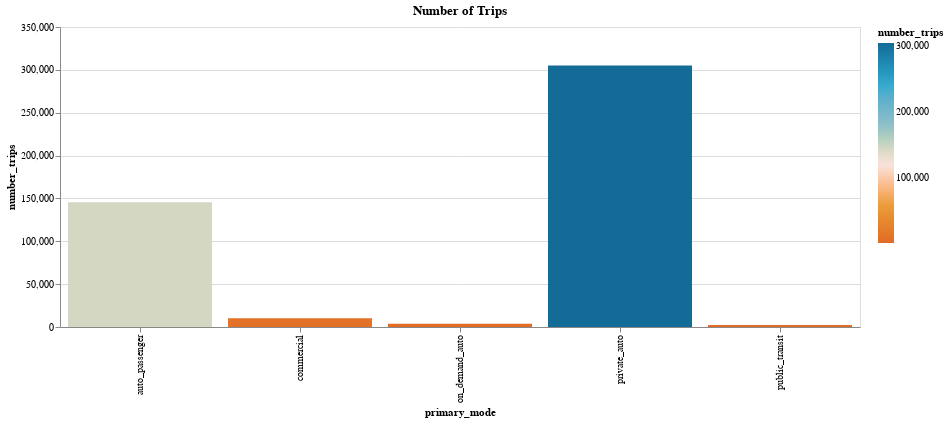

The code cell stored with this chart in its notebook:
### Code cell
chart = (
        alt.Chart(trips)
        .mark_bar()
        .encode(
            x=alt.X("primary_mode"),
            y=alt.Y("number_trips"),
            color=alt.Color("number_trips", scale=alt.Scale(range = cp.CALITP_DIVERGING_COLORS,)
            ), tooltip=trips.columns.tolist())
      .properties(title="Number of Trips",
    width=800,
    height=300)
        )
chart

### Figure 1 — Vega-Lite specification as saved in the notebook (floating-point values rounded to 4 significant figures)
{"config": {"view": {"continuousWidth": 300, "continuousHeight": 300}}, "data": {"name": "data-e02771658aa3b3b9ff937e4bbfcb41ba"}, "mark": {"type": "bar"}, "encoding": {"color": {"field": "number_trips", "scale": {"range": ["#E16B26", "#EB9F3C", "#f6e7e1", "#8CBCCB", "#2EA8CE", "#136C97"]}, "type": "quantitative"}, "tooltip": [{"field": "primary_mode", "type": "nominal"}, {"field": "avg_trip_time", "type": "quantitative"}, {"field": "number_trips", "type": "quantitative"}], "x": {"field": "primary_mode", "type": "nominal"}, "y": {"field": "number_trips", "type": "quantitative"}}, "height": 300, "title": "Number of Trips", "width": 800, "$schema": "https://vega.github.io/schema/vega-lite/v5.14.1.json", "datasets": {"data-e02771658aa3b3b9ff937e4bbfcb41ba": [{"primary_mode": "auto_passenger", "avg_trip_time": 112.6, "number_trips": 145505}, {"primary_mode": "commercial", "avg_trip_time": 43.72, "number_trips": 10154}, {"primary_mode": "on_demand_auto", "avg_trip_time": 41.55, "number_trips": 3786}, {"primary_mode": "private_auto", "avg_trip_time": 79.92, "number_trips": 305100}, {"primary_mode": "public_transit", "avg_trip_time": 104.4, "number_trips": 2211}]}}
